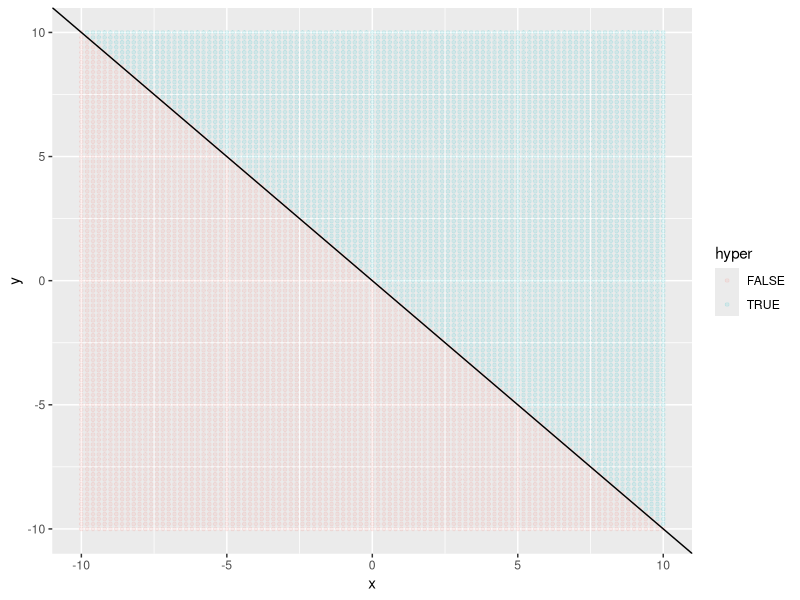

Here is the R script that generated this plot:
## ---- chunk 1
library(tidyverse)
expand_grid(x = -seq(-10, 10, by = .2), y = x) %>% 
  mutate(hyper = -x < y) %>% 
  ggplot(aes(x =x, y = y, col = hyper)) +
  geom_point(size = 1, alpha = .1) +
  geom_abline(aes(slope = -1, intercept = 0)) 


